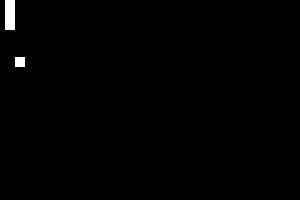
Frame 1 (no input)
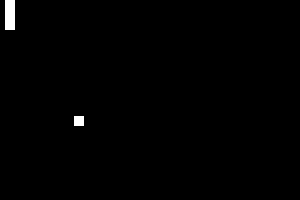
Frame 60 (the mouse pressed at the canvas centre just before this capture)
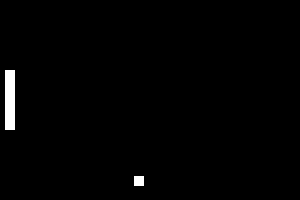
Frame 120 (the mouse held since frame 60 and released just before this capture)

The Processing sketch that drew these frames (run headless with seeded random() and noise(); from frame 60 on, the mouse is pressed at the canvas centre):

// Processing sketch: processing_67418
// ── processing_67418.pde

float ballX = 20;
float ballY = 62;
float ballSize = 10;
float speed = 1;
float xDirection = 1;
float yDirection = 1;
float paddleWidth = 60;
float paddleOffset = 10;
float paddleY;
float paddleTop;
float paddleBottom;

void setup () {
  size(300, 200);
}

void draw() {
  background(0);
  noStroke();
  
  paddleY = mouseY;
  paddleTop = mouseY - paddleWidth/2;
  paddleBottom = mouseY + paddleWidth/2;

  // paddle
  rectMode(CENTER);
  rect(paddleOffset, paddleY, 10, paddleWidth);
  
  // ball
  rect(ballX, ballY, ballSize, ballSize);
  
    // ball moving
  ballX = ballX + speed * xDirection;
  ballY = ballY + speed * yDirection;
  
  //ball bounce
  if (ballX > width || ballX < 0) {
    xDirection = xDirection * -1;
  }
  
  if (ballY > height || ballY < 0) {
    yDirection = yDirection * -1;
  }
  
  // paddle collision 
  if ((ballX + paddleWidth - paddleOffset < paddleWidth + paddleOffset) 
  && (ballY + ballSize >= paddleTop) 
  && (ballY + ballSize <= paddleBottom)) {
    xDirection = xDirection * -1;
  }
  
  println(paddleY);
}
